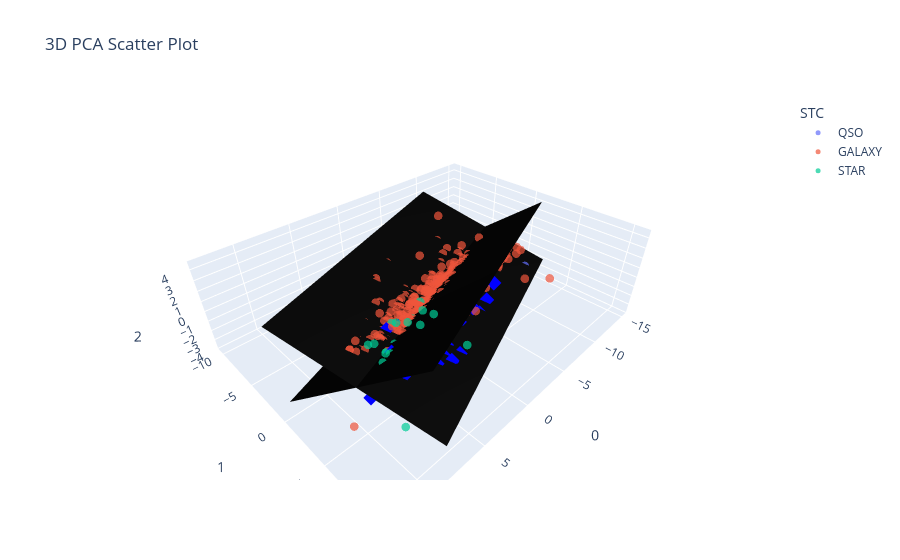

This figure's notebook cell:
### Code cell
import plotly.express as px
import pandas as pd

# Create a DataFrame with PCA components and labels
fig = px.scatter_3d(
    pca_df, 
    x=0, 
    y=1, 
    z=2, 
    color="STC",  # Color by Spectral Type Classification
    #symbol="STP",  # Different symbols for predicted spectral type
    opacity=0.7,
    title="3D PCA Scatter Plot",
    labels={0: "PCA 1", 1: "PCA 2", 2: "PCA 3"},
)

# Highlight mismatched QSOs
fig.add_trace(
    px.scatter_3d(
        mismatched_qso, 
        x=0, 
        y=1, 
        z=2, 
        color_discrete_sequence=["blue"], 
        symbol_sequence=["diamond"], 
        opacity=1
    ).data[0]
)

fig.update_traces(marker=dict(size=5))

import numpy as np
import plotly.graph_objects as go

# Define plane dimensions
x_range = np.linspace(pca_df[0].min(), pca_df[0].max(), 10)
y_range = np.linspace(pca_df[1].min(), pca_df[1].max(), 10)
X, Y = np.meshgrid(x_range, y_range)
Z = np.zeros_like(X)  # Initial plane at PCA 2 = 0

# Rotation angles
theta_x = np.pi / 5.142  # 45 degrees in radians
theta_z = np.pi / 9  # 10 degrees in radians

# Step 1: Rotate about X-axis (affects Y and Z)
Y_rot_x = Y * np.cos(theta_x) - Z * np.sin(theta_x)
Z_rot_x = Y * np.sin(theta_x) + Z * np.cos(theta_x)

# Step 2: Rotate about Z-axis (affects X and Y)
X_rot = X * np.cos(theta_z) - Y_rot_x * np.sin(theta_z)
Y_rot = X * np.sin(theta_z) + Y_rot_x * np.cos(theta_z)

# Create plane trace
plane_trace = go.Surface(
    x=X_rot, 
    y=Y_rot, 
    z=Z_rot_x, 
    colorscale=[(0, "black"), (1, "black")],  
    showscale=False,
    opacity=1
)

# Add the rotated plane to the figure
fig.add_trace(plane_trace)

# Define plane dimensions
x_range = np.linspace(pca_df[0].min(), pca_df[0].max(), 10)
y_range = np.linspace(pca_df[1].min(), pca_df[1].max(), 10)
X, Y = np.meshgrid(x_range, y_range)
Z = np.zeros_like(X)  # Initial plane at PCA 2 = 0

# Rotation angles
theta_x = np.pi / -9  # 45 degrees in radians
theta_z = np.pi / 9  # 10 degrees in radians

# Step 1: Rotate about X-axis (affects Y and Z)
Y_rot_x = Y * np.cos(theta_x) - Z * np.sin(theta_x)
Z_rot_x = Y * np.sin(theta_x) + Z * np.cos(theta_x)

# Step 2: Rotate about Z-axis (affects X and Y)
X_rot = X * np.cos(theta_z) - Y_rot_x * np.sin(theta_z)
Y_rot = X * np.sin(theta_z) + Y_rot_x * np.cos(theta_z)

# Create plane trace
plane_trace = go.Surface(
    x=X_rot, 
    y=Y_rot, 
    z=Z_rot_x+1, 
    colorscale=[(0, "black"), (1, "black")],  
    showscale=False,
    opacity=1
)

# Add the rotated plane to the figure
fig.add_trace(plane_trace)

fig.show()

### Figure 1 — Plotly figure (JSON) as saved in the notebook; plotly's stock layout.template omitted (floating-point values rounded to 4 significant figures; data arrays with more than 128 entries replaced by an {"elided": "..."} marker saying what was removed)
{"data": [{"hovertemplate": "STC=QSO<br>0=%{x}<br>1=%{y}<br>2=%{z}<extra></extra>", "legendgroup": "QSO", "marker": {"color": "#636efa", "opacity": 0.7, "size": 5, "symbol": "circle"}, "mode": "markers", "name": "QSO", "scene": "scene", "showlegend": true, "type": "scatter3d", "x": {"elided": "954 float values"}, "y": {"elided": "954 float values"}, "z": {"elided": "954 float values"}}, {"hovertemplate": "STC=GALAXY<br>0=%{x}<br>1=%{y}<br>2=%{z}<extra></extra>", "legendgroup": "GALAXY", "marker": {"color": "#EF553B", "opacity": 0.7, "size": 5, "symbol": "circle"}, "mode": "markers", "name": "GALAXY", "scene": "scene", "showlegend": true, "type": "scatter3d", "x": {"elided": "5758 float values"}, "y": {"elided": "5758 float values"}, "z": {"elided": "5758 float values"}}, {"hovertemplate": "STC=STAR<br>0=%{x}<br>1=%{y}<br>2=%{z}<extra></extra>", "legendgroup": "STAR", "marker": {"color": "#00cc96", "opacity": 0.7, "size": 5, "symbol": "circle"}, "mode": "markers", "name": "STAR", "scene": "scene", "showlegend": true, "type": "scatter3d", "x": [1.958, 5.193, 7.267, 4.743, 8.983, 1.778, 8.225, 7.916, 8.889, 7.795, 6.897, 3.832, 7.929, 9.583, 6.705, 4.63, 7.212, 7.81, 3.283, 9.246, 6.568, 8.531, 2.827, 5.8, 3.07, 1.104, 2.018, 3.857, 4.077, 4.122, -0.3621, 6.938, -2.518, 7.399, 4.743, 2.802, 8.274, 3.726, -0.4011, 4.63, 1.481, 3.344, 4.971], "y": [-1.528, 0.3926, 2.624, -3.311, -0.05006, 6.754, 0.1222, 0.9867, 7.812, 2.936, 3.699, -1.366, 4.638, 1.395, 0.4534, 4.826, 1.359, 3.683, 4.793, 4.691, -2.132, -0.1187, -1.149, 3.359, 2.887, 1.095, 7.117, -1.309, 2.947, 4.316, -0.8158, 4.235, 0.8369, 4.31, 1.833, 2.027, 3.052, 4.137, 2.068, 2.233, -0.6709, 5.685, 3.915], "z": [0.8143, -1.81, 0.3592, -0.3389, 0.7431, 0.1725, 0.6817, 0.7953, -1.763, 1.586, 0.7976, 0.047, 1.189, 1.07, 0.3051, 2.615, 0.4084, 2.177, 2.8, 0.07898, 0.3367, 0.7622, -0.6555, 0.6847, 0.3036, 0.78, -1.621, 0.4205, 0.4333, 0.6171, 0.5687, 1.083, -0.1911, 1.454, 1.111, 0.5407, 0.4987, 3.005, 0.2975, 1.296, -0.4449, 1.069, 2.52]}, {"hovertemplate": "0=%{x}<br>1=%{y}<br>2=%{z}<extra></extra>", "legendgroup": "", "marker": {"color": "blue", "opacity": 1, "size": 5, "symbol": "diamond"}, "mode": "markers", "name": "", "scene": "scene", "showlegend": false, "type": "scatter3d", "x": {"elided": "591 float values"}, "y": {"elided": "591 float values"}, "z": {"elided": "591 float values"}}, {"colorscale": [[0, "black"], [1, "black"]], "opacity": 1, "showscale": false, "type": "surface", "x": [[-10.65, -8.085, -5.517, -2.949, -0.3808, 2.187, 4.755, 7.323, 9.891, 12.46], [-11.1, -8.532, -5.964, -3.396, -0.828, 1.74, 4.308, 6.876, 9.444, 12.01], [-11.55, -8.979, -6.411, -3.843, -1.275, 1.293, 3.861, 6.429, 8.997, 11.56], [-11.99, -9.426, -6.858, -4.29, -1.722, 0.8456, 3.413, 5.981, 8.549, 11.12], [-12.44, -9.873, -7.305, -4.737, -2.17, 0.3984, 2.966, 5.534, 8.102, 10.67], [-12.89, -10.32, -7.753, -5.185, -2.617, -0.04881, 2.519, 5.087, 7.655, 10.22], [-13.34, -10.77, -8.2, -5.632, -3.064, -0.496, 2.072, 4.64, 7.208, 9.776], [-13.78, -11.21, -8.647, -6.079, -3.511, -0.9432, 1.625, 4.193, 6.761, 9.329], [-14.23, -11.66, -9.094, -6.526, -3.958, -1.39, 1.178, 3.745, 6.313, 8.881], [-14.68, -12.11, -9.541, -6.973, -4.406, -1.838, 0.7304, 3.298, 5.866, 8.434]], "y": [[-9.59, -8.656, -7.721, -6.786, -5.852, -4.917, -3.982, -3.048, -2.113, -1.179], [-8.362, -7.427, -6.492, -5.558, -4.623, -3.688, -2.754, -1.819, -0.8845, 0.05013], [-7.133, -6.198, -5.264, -4.329, -3.394, -2.46, -1.525, -0.5905, 0.3441, 1.279], [-5.904, -4.97, -4.035, -3.1, -2.166, -1.231, -0.2965, 0.6381, 1.573, 2.507], [-4.676, -3.741, -2.806, -1.872, -0.9372, -0.002547, 0.9321, 1.867, 2.801, 3.736], [-3.447, -2.513, -1.578, -0.6432, 0.2914, 1.226, 2.161, 3.095, 4.03, 4.965], [-2.219, -1.284, -0.3492, 0.5854, 1.52, 2.455, 3.389, 4.324, 5.259, 6.193], [-0.9899, -0.05523, 0.8794, 1.814, 2.749, 3.683, 4.618, 5.553, 6.487, 7.422], [0.2388, 1.173, 2.108, 3.043, 3.977, 4.912, 5.847, 6.781, 7.716, 8.651], [1.467, 2.402, 3.337, 4.271, 5.206, 6.141, 7.075, 8.01, 8.945, 9.879]], "z": [[-3.76, -3.76, -3.76, -3.76, -3.76, -3.76, -3.76, -3.76, -3.76, -3.76], [-2.844, -2.844, -2.844, -2.844, -2.844, -2.844, -2.844, -2.844, -2.844, -2.844], [-1.929, -1.929, -1.929, -1.929, -1.929, -1.929, -1.929, -1.929, -1.929, -1.929], [-1.013, -1.013, -1.013, -1.013, -1.013, -1.013, -1.013, -1.013, -1.013, -1.013], [-0.0971, -0.0971, -0.0971, -0.0971, -0.0971, -0.0971, -0.0971, -0.0971, -0.0971, -0.0971], [0.8186, 0.8186, 0.8186, 0.8186, 0.8186, 0.8186, 0.8186, 0.8186, 0.8186, 0.8186], [1.734, 1.734, 1.734, 1.734, 1.734, 1.734, 1.734, 1.734, 1.734, 1.734], [2.65, 2.65, 2.65, 2.65, 2.65, 2.65, 2.65, 2.65, 2.65, 2.65], [3.566, 3.566, 3.566, 3.566, 3.566, 3.566, 3.566, 3.566, 3.566, 3.566], [4.481, 4.481, 4.481, 4.481, 4.481, 4.481, 4.481, 4.481, 4.481, 4.481]]}, {"colorscale": [[0, "black"], [1, "black"]], "opacity": 1, "showscale": false, "type": "surface", "x": [[-10.38, -7.814, -5.246, -2.678, -0.1105, 2.457, 5.025, 7.593, 10.16, 12.73], [-10.9, -8.327, -5.759, -3.191, -0.6235, 1.944, 4.512, 7.08, 9.648, 12.22], [-11.41, -8.84, -6.272, -3.704, -1.137, 1.431, 3.999, 6.567, 9.135, 11.7], [-11.92, -9.353, -6.785, -4.217, -1.65, 0.9184, 3.486, 6.054, 8.622, 11.19], [-12.43, -9.866, -7.298, -4.731, -2.163, 0.4054, 2.973, 5.541, 8.109, 10.68], [-12.95, -10.38, -7.811, -5.244, -2.676, -0.1077, 2.46, 5.028, 7.596, 10.16], [-13.46, -10.89, -8.324, -5.757, -3.189, -0.6207, 1.947, 4.515, 7.083, 9.651], [-13.97, -11.41, -8.838, -6.27, -3.702, -1.134, 1.434, 4.002, 6.57, 9.138], [-14.49, -11.92, -9.351, -6.783, -4.215, -1.647, 0.9212, 3.489, 6.057, 8.625], [-15.0, -12.43, -9.864, -7.296, -4.728, -2.16, 0.4081, 2.976, 5.544, 8.112]], "y": [[-10.33, -9.398, -8.464, -7.529, -6.595, -5.66, -4.725, -3.791, -2.856, -1.921], [-8.924, -7.989, -7.054, -6.12, -5.185, -4.25, -3.316, -2.381, -1.446, -0.5117], [-7.514, -6.579, -5.645, -4.71, -3.775, -2.841, -1.906, -0.9715, -0.03686, 0.8978], [-6.105, -5.17, -4.235, -3.301, -2.366, -1.431, -0.4966, 0.438, 1.373, 2.307], [-4.695, -3.76, -2.826, -1.891, -0.9564, -0.02173, 0.9129, 1.848, 2.782, 3.717], [-3.285, -2.351, -1.416, -0.4815, 0.4532, 1.388, 2.322, 3.257, 4.192, 5.126], [-1.876, -0.9413, -0.006602, 0.928, 1.863, 2.797, 3.732, 4.667, 5.601, 6.536], [-0.4664, 0.4683, 1.403, 2.338, 3.272, 4.207, 5.142, 6.076, 7.011, 7.945], [0.9432, 1.878, 2.812, 3.747, 4.682, 5.616, 6.551, 7.486, 8.42, 9.355], [2.353, 3.287, 4.222, 5.157, 6.091, 7.026, 7.961, 8.895, 9.83, 10.76]], "z": [[3.242, 3.242, 3.242, 3.242, 3.242, 3.242, 3.242, 3.242, 3.242, 3.242], [2.696, 2.696, 2.696, 2.696, 2.696, 2.696, 2.696, 2.696, 2.696, 2.696], [2.15, 2.15, 2.15, 2.15, 2.15, 2.15, 2.15, 2.15, 2.15, 2.15], [1.604, 1.604, 1.604, 1.604, 1.604, 1.604, 1.604, 1.604, 1.604, 1.604], [1.058, 1.058, 1.058, 1.058, 1.058, 1.058, 1.058, 1.058, 1.058, 1.058], [0.5119, 0.5119, 0.5119, 0.5119, 0.5119, 0.5119, 0.5119, 0.5119, 0.5119, 0.5119], [-0.03402, -0.03402, -0.03402, -0.03402, -0.03402, -0.03402, -0.03402, -0.03402, -0.03402, -0.03402], [-0.58, -0.58, -0.58, -0.58, -0.58, -0.58, -0.58, -0.58, -0.58, -0.58], [-1.126, -1.126, -1.126, -1.126, -1.126, -1.126, -1.126, -1.126, -1.126, -1.126], [-1.672, -1.672, -1.672, -1.672, -1.672, -1.672, -1.672, -1.672, -1.672, -1.672]]}], "layout": {"legend": {"title": {"text": "STC"}, "tracegroupgap": 0}, "scene": {"domain": {"x": [0, 1], "y": [0, 1]}, "xaxis": {"title": {"text": "0"}}, "yaxis": {"title": {"text": "1"}}, "zaxis": {"title": {"text": "2"}}}, "title": {"text": "3D PCA Scatter Plot"}}}
